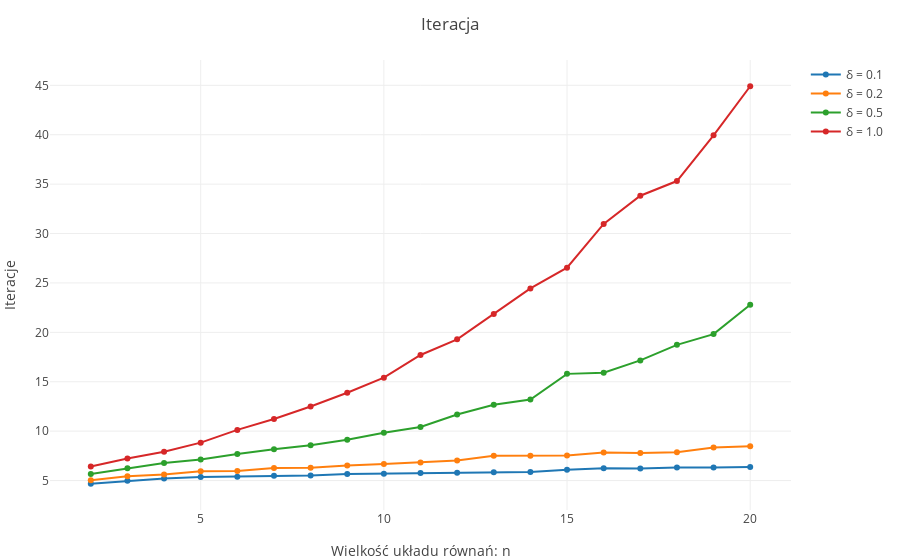

Notebook cell for this chart:
### Code cell
ilayout = Layout(;title="Iteracja", yaxis_title="Iteracje", xaxis_title="Wielkość układu równań: n")
plot(itraceF, ilayout)

### Figure 1 — Plotly figure (JSON) as saved in the notebook; plotly's stock layout.template omitted (floating-point values rounded to 4 significant figures)
{"data": [{"y": [4.676, 4.973, 5.202, 5.362, 5.391, 5.477, 5.512, 5.654, 5.693, 5.767, 5.787, 5.842, 5.874, 6.081, 6.254, 6.213, 6.33, 6.323, 6.38], "name": "δ = 0.1", "type": "scatter", "x": [2, 3, 4, 5, 6, 7, 8, 9, 10, 11, 12, 13, 14, 15, 16, 17, 18, 19, 20], "mode": "lines+markers"}, {"y": [5.025, 5.426, 5.604, 5.931, 5.977, 6.263, 6.294, 6.53, 6.676, 6.821, 7.031, 7.506, 7.514, 7.527, 7.834, 7.795, 7.854, 8.345, 8.466], "name": "δ = 0.2", "type": "scatter", "x": [2, 3, 4, 5, 6, 7, 8, 9, 10, 11, 12, 13, 14, 15, 16, 17, 18, 19, 20], "mode": "lines+markers"}, {"y": [5.673, 6.242, 6.772, 7.12, 7.682, 8.164, 8.576, 9.123, 9.84, 10.42, 11.68, 12.67, 13.2, 15.8, 15.91, 17.16, 18.74, 19.82, 22.79], "name": "δ = 0.5", "type": "scatter", "x": [2, 3, 4, 5, 6, 7, 8, 9, 10, 11, 12, 13, 14, 15, 16, 17, 18, 19, 20], "mode": "lines+markers"}, {"y": [6.413, 7.236, 7.911, 8.838, 10.13, 11.23, 12.49, 13.89, 15.41, 17.71, 19.29, 21.87, 24.45, 26.54, 30.97, 33.83, 35.31, 39.94, 44.91], "name": "δ = 1.0", "type": "scatter", "x": [2, 3, 4, 5, 6, 7, 8, 9, 10, 11, 12, 13, 14, 15, 16, 17, 18, 19, 20], "mode": "lines+markers"}], "layout": {"yaxis": {"title": "Iteracje"}, "xaxis": {"title": "Wielkość układu równań: n"}, "title": "Iteracja", "margin": {"r": 50, "l": 50, "b": 50, "t": 60}}}
